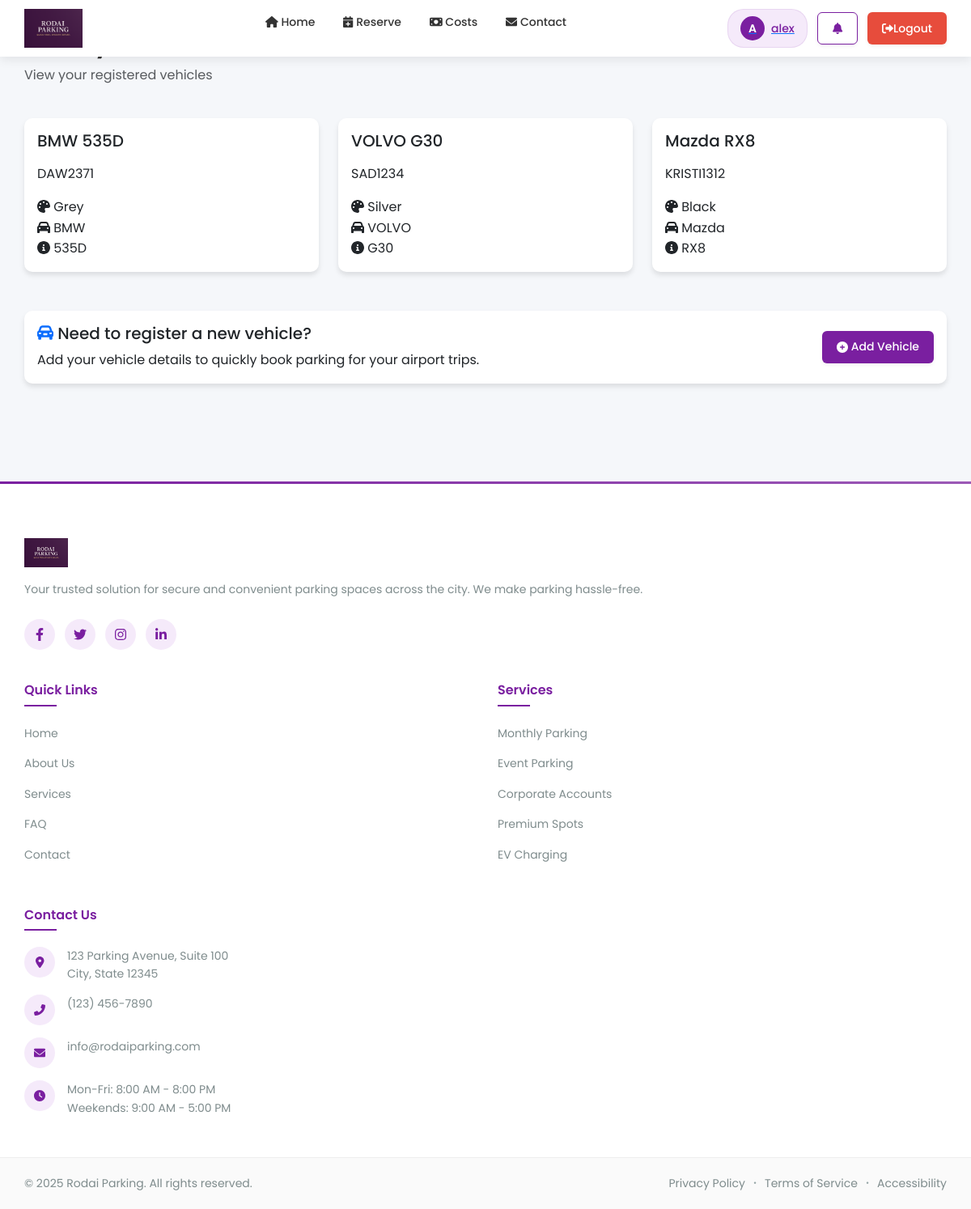
Page /vehicles.php (signed in) on the committed database.
### tables this page shows
CREATE TABLE `vehicles` (
  `VehicleID` int(11) NOT NULL,
  `UserID` int(11) NOT NULL,
  `LicensePlate` varchar(20) NOT NULL,
  `Make` varchar(50) DEFAULT NULL,
  `Model` varchar(50) DEFAULT NULL,
  `Color` varchar(30) DEFAULT NULL
);

### vehicles.php (the view, shortened to what this page needs)
<?php
include 'db.php';
try {
    $stmt = $conn->prepare("SELECT * FROM vehicles WHERE UserID = ?");
    $stmt->execute([$_SESSION['user_id']]);
    $vehicles = $stmt->fetchAll(PDO::FETCH_ASSOC);
} catch (PDOException $e) {
    $error = "Error fetching vehicles: " . $e->getMessage();
}
?>
<!DOCTYPE html>
<html lang="en">
<head>
    <link rel="stylesheet" href="css/styles.css">
    <link href="https://cdn.jsdelivr.net/npm/bootstrap@5.3.0/dist/css/bootstrap.min.css" rel="stylesheet">
    <link rel="stylesheet" href="https://cdnjs.cloudflare.com/ajax/libs/font-awesome/6.0.0/css/all.min.css">
</head>
<body>
    <?php include 'includes/header.php'; ?>
    <div class="container py-4">
        <div class="row mb-4">
            <div class="col-12">
                <h1><i class="fas fa-car"></i> My Vehicles</h1>
                <p class="text-muted">View your registered vehicles</p>
            </div>
        </div>
        <div class="row">
            <?php if (!empty($vehicles)): ?>
                <?php foreach ($vehicles as $vehicle): ?>
                    <div class="col-md-6 col-lg-4 mb-4">
                        <div class="card vehicle-card">
                            <div class="card-body">
                                <h5 class="card-title mb-3">
                                    <?php echo htmlspecialchars($vehicle['Make'] . ' ' . $vehicle['Model']); ?>
                                </h5>
                                <div class="vehicle-details">
                                    <p class="license-plate mb-3">
                                        <span class="plate-background">
                                            <?php echo htmlspecialchars($vehicle['LicensePlate']); ?>
                                        </span>
                                    </p>
                                    <div class="details-grid">
                                        <div class="detail-item">
                                            <i class="fas fa-palette"></i>
                                            <span><?php echo htmlspecialchars($vehicle['Color']); ?></span>
                                        </div>
                                        <div class="detail-item">
                                            <i class="fas fa-car"></i>
                                            <span><?php echo htmlspecialchars($vehicle['Make']); ?></span>
                                        </div>
                                        <div class="detail-item">
                                            <i class="fas fa-info-circle"></i>
                                            <span><?php echo htmlspecialchars($vehicle['Model']); ?></span>
                                        </div>
                                    </div>
                                </div>
                            </div>
                        </div>
                    </div>
                <?php endforeach; ?>
            <?php endif; ?>
        </div>
        <div class="row mt-4">
            <div class="col-12">
                <div class="card">
                    <div class="card-body d-flex justify-content-between align-items-center">
                        <div>
                            <h5><i class="fas fa-car-alt text-primary"></i> Need to register a new vehicle?</h5>
                            <p class="mb-0">Add your vehicle details to quickly book parking for your airport trips.</p>
                        </div>
                        <a href="addvehicle.php" class="btn btn-primary">
                            <i class="fas fa-plus-circle me-1"></i> Add Vehicle
                        </a>
                    </div>
                </div>
            </div>
        </div>
    </div>
    <?php include 'includes/footer.php'; ?>
</body>
</html>

### css/styles.css (style rules this page uses)
body { background-color: #f5f7fa; font-family: 'Segoe UI', Tahoma, Geneva, Verdana, sans-serif; }
.card { border: none; border-radius: 10px; box-shadow: 0 4px 6px rgba(0, 0, 0, 0.1); transition: transform 0.2s ease-in-out; }
body { margin: 0; padding: 0; font-family: 'Segoe UI', sans-serif; background: #f5f5f7; color: #333; }

### includes/header.php (style rules this page uses)
:root { --primary: #7A1FA0; --primary-light: #9b59b6; --primary-dark: #5E1681; --secondary: #8e44ad; --accent: #7d3c98; --success: #27ae60; --warning: #f39c12; --danger: #e74c3c; --light: #f5f5f5; --light-purple: #F5EAFA; --dark: #333333; --gray: #95a5a6; --gray-light: #ecf0f1; --gray-dark: #7f8c8d; --black: #1a1a1a; --white: #ffffff; --box-shadow: 0 4px 12px rgba(0, 0, 0, 0.08); --transition: all 0.3s ease; --border-radius: 8px; }
* { margin: 0; padding: 0; box-sizing: border-box; }
body { font-family: 'Poppins', sans-serif; color: var(--dark); background-color: #f5f7fa; line-height: 1.6; }
.btn { display: inline-flex; align-items: center; justify-content: center; padding: 8px 18px; font-size: 14px; font-weight: 500; border-radius: 6px; cursor: pointer; transition: var(--transition); text-decoration: none; border: none; box-shadow: 0 2px 5px rgba(0, 0, 0, 0.05); height: 40px; }
.btn-primary { background-color: var(--primary); color: var(--white); }

### includes/footer.php (style rules this page uses)
.container { max-width: 1400px; margin: 0 auto; padding: 0 30px; }

### rows in the picture
vehicles: Make+Model "BMW 535D", LicensePlate "DAW2371", Color "Grey", Make "BMW", Model "535D"
vehicles: Make+Model "VOLVO G30", LicensePlate "SAD1234", Color "Silver", Make "VOLVO", Model "G30"
vehicles: Make+Model "Mazda RX8", LicensePlate "KRISTI1312", Color "Black", Make "Mazda", Model "RX8"

### other values in the picture
$firstInitial "A"
$_SESSION['first_name'] "alex"
